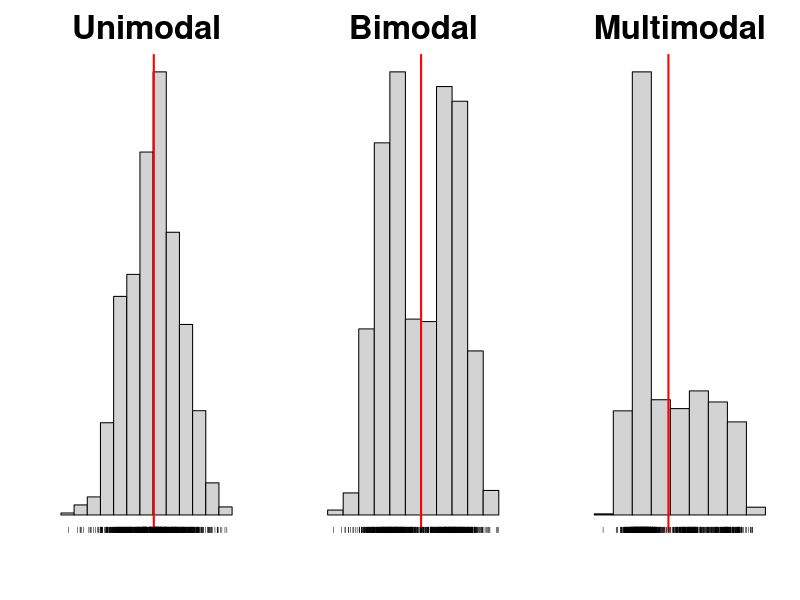

Source code (R):
n  <- 1000
x1 <- rnorm(n)
x2 <- c(rnorm(n/2, mean=-2), rnorm(n/2, mean=2))
x3 <- c(rnorm(0.6*n, mean=-3), rnorm(0.2*n, mean=2),  rnorm(0.2*n, mean=6))
set.seed(0)
pdf("modality.pdf", width=10, height=3, bg="transparent")
par(mfrow=c(1,3))
hist(x1, axes=F, xlab="", ylab="", main="Unimodal", cex.main=3)
abline(v=mean(x1), lwd=2, col="red")
rug(x1)
hist(x2, axes=F, xlab="", ylab="", main="Bimodal", cex.main=3)
abline(v=mean(x2), lwd=2, col="red")
rug(x2)
hist(x3, axes=F, xlab="", ylab="", main="Multimodal", cex.main=3)
abline(v=mean(x3), lwd=2, col="red")
rug(x3)
dev.off()
if (interactive()) browseURL(paste0(getwd(),"/modality.pdf"))
